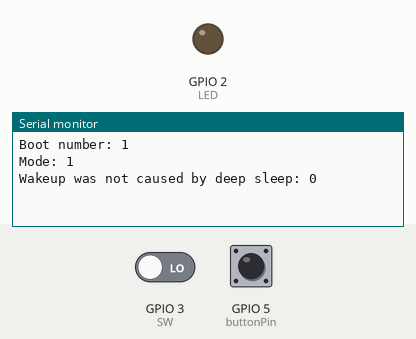
Bench run of a sketch on a simulated ESP32-S2. Parts: output pins drawn as LEDs (lit = HIGH), the last lines printed to the serial monitor. Inputs (shaded band) come from the test bench; at power-on: GPIO 5 (buttonPin) LOW, GPIO 3 (SW) LOW. The local clock reads 2024-03-15 10:24:30 at power-on unless the sketch sets it. At 13.5 s the program puts the board to deep sleep or switches it off; the recording ends there.

Above: at 1.3 s.
1.4 s: GPIO 5 (buttonPin) pulled HIGH for 3.2 s
At 5.7 s:
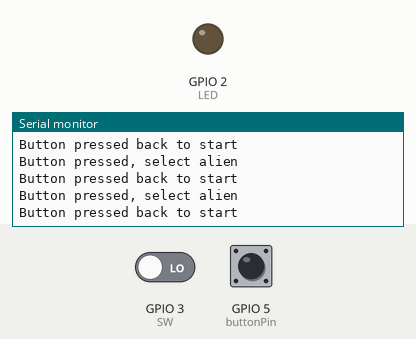
6.1 s: GPIO 3 (SW) driven HIGH and GPIO 5 (buttonPin) driven HIGH
At 6.46 s:
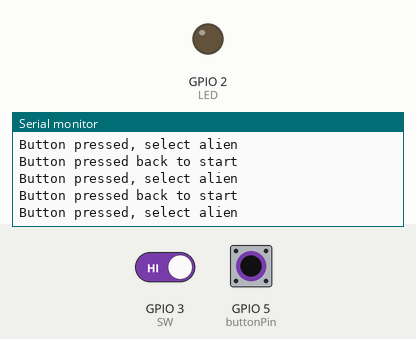
8.0 s: GPIO 5 (buttonPin) driven LOW
At 9.0 s:
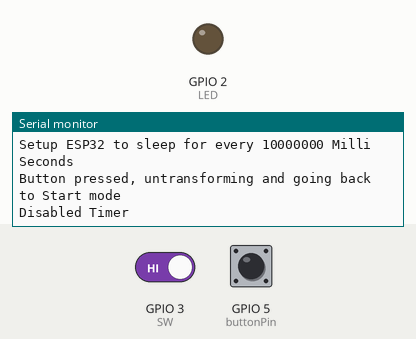

The sketch:

Timer_Wake_Up_Test.ino
```cpp
/* This program tests the ability of the omnitrix to go into deep sleep mode after a short period of time of inactivity and wake up when the transformation time is over
in order to go to the recharging state.

Tested with:
ESP32-S2-DEV
*/

#include <ESP32Time.h>
ESP32Time rtc;

#define uS_TO_S_FACTOR 1000000ULL  /* Conversion factor for micro seconds to seconds */
#define DEEP_SLEEP_TIMER 5000 // 5 sec
uint32_t start; //timer for deep sleep

#define ALIEN_TRANSFORMATION_TIME_TEST 10 //10 sec
#define OMNITRIX_RECHARGE_TIME_TEST 5 //5 sec
#define ALIEN_TRANSFORMATION_TIME_DEFAULT 60 //1 min
#define OMNITRIX_RECHARGE_TIME_DEFAULT 60 //1 min

//Convert timer variables int micro seconds
int transform_time_val = ALIEN_TRANSFORMATION_TIME_TEST * uS_TO_S_FACTOR;
int recharge_time_val = OMNITRIX_RECHARGE_TIME_TEST * uS_TO_S_FACTOR;

//Time variables that are saved in deep sleep mode
RTC_DATA_ATTR uint32_t transformation_start_time;
RTC_DATA_ATTR uint32_t recharging_start_time;

RTC_DATA_ATTR unsigned long millisOffset=0;

RTC_DATA_ATTR int bootCount = 0; //Number of times the system wakes up
RTC_DATA_ATTR int mode = 1; //Omnitrix state

int LED = 2;
const int buttonPin = 5; //Start button
const int SW = 3; //Encoder button

int buttonState = 0; //State of start button
int selectbuttonState = 0; //State of select button

// the setup function runs once when you press reset or power the board or wake up from deep sleep
void setup() {

  Serial.begin(115200);

  //Increment boot number and print it every reboot
  ++bootCount;
  Serial.println("Boot number: " + String(bootCount));
  delay(100);
  Serial.print("Mode: ");
  Serial.println(mode);

  if (bootCount == 1) {
    rtc.setTime(0, 0, 0, 1, 1, 2023);  // 1st Jan 2023 00:00:00
  }

  //The omnitrix will wake up when the button is pressed
  esp_sleep_enable_ext0_wakeup(GPIO_NUM_5,1);

  //initialize inputs and outputs.
  pinMode(LED, OUTPUT);
  pinMode(buttonPin, INPUT);
  pinMode(SW, INPUT);

  //Check the wakeup reason for ESP32
  get_wakeup_reason();

  //reset timer
  start = offsetMillis();
}

// the loop function runs over and over again forever
void loop() {

  //Start mode
  if (mode == 1) {

    //Check if the pushbutton is pressed.
	  buttonState = digitalRead(buttonPin);

    //If it is, then go to Alien Selection mode
    if (buttonState == HIGH) {
      // turn LED on:
      //digitalWrite(LED, HIGH);
      mode = 2;
      delay(200);
      Serial.println("Button pressed, select alien");

      //reset timer
      start = offsetMillis();
    }

    //Check timer for deep sleep
    check_timer();

  //Alien Selection mode
  } else if (mode == 2) {

    mode2();

  //Transormation mode
  } else if (mode == 3) {

    mode3();

  //Recharging mode
  } else if (mode == 4) {

    //Check timer for deep sleep
    check_timer();
  }

}

void mode2() {

  for(;mode == 2;) {

    //Read select button state
    selectbuttonState = digitalRead(SW);

    //If select button is pressed then go to next mode
    if (selectbuttonState == HIGH) {
      mode = 3;
      delay(200);
      Serial.println("Tranformed into alien");

      //Serial.println(rtc.getTime("%A, %B %d %Y %H:%M:%S"));   // (String) returns time with specified format
      Serial.println(rtc.getLocalEpoch()); //Get minutes passed since first boot

      //Configure the wake up source to wake up every time the transfomation is done
      esp_sleep_enable_timer_wakeup(transform_time_val);
      Serial.println("Setup ESP32 to sleep for every " + String(transform_time_val) +
      " Milli Seconds");

      //reset timer
      start = offsetMillis();
      //reset transformation time
      transformation_start_time = offsetMillis();
    }

    //Read start button state
    buttonState = digitalRead(buttonPin);

    // check if start button is pressed. If it is then go to the previous mode
    if (buttonState == HIGH) {
      // turn LED off:
      //digitalWrite(LED, LOW);
      mode = 1;
      delay(200);
      Serial.println("Button pressed back to start");

      //reset timer
      start = offsetMillis();
    }

    //Check timer for deep sleep
    check_timer();

  }

}

void mode3() {

  //Check timer for deep sleep
  check_timer();

  //Read select button state
  selectbuttonState = digitalRead(SW);

  //if encoder button is pressed then go to Start mode
  if (selectbuttonState == HIGH) {

    delay(200);
    mode = 1;
    Serial.println("Button pressed, untransforming and going back to Start mode");

    //Disable waking up by timer
    esp_err_t disable_source = esp_sleep_disable_wakeup_source(ESP_SLEEP_WAKEUP_TIMER);
    Serial.println("Disabled Timer");

    //reset timer
    start = offsetMillis();
    }

}

//Function for saving millis() time over deep sleep
unsigned long offsetMillis()
{
    return millis() + millisOffset;
}

//Check time for deep sleep
void check_timer() {

  //Serial.println(offsetMillis() - start);

  //if the time has passed then go to deep sleep
  if ((offsetMillis() - start) > DEEP_SLEEP_TIMER) {

    Serial.println("Going to sleep");

    esp_deep_sleep_start();
  }
}

void get_wakeup_reason() {

  esp_sleep_wakeup_cause_t wakeup_reason;
  wakeup_reason = esp_sleep_get_wakeup_cause();

  switch(wakeup_reason)
  {
    case ESP_SLEEP_WAKEUP_EXT0 : {

      Serial.println("Wakeup caused by external signal using RTC_IO");

      //If Transformation mode is still in prosses enable again deep sleep timer
      if (mode == 3) {

        //Configure the wake up source to wake up every time the transfomation is done
        esp_sleep_enable_timer_wakeup(transform_time_val);
        Serial.println("Setup ESP32 to sleep for every " + String(transform_time_val) +
        " Milli Seconds");

      }
      //If Recharging mode is still in process enable again deep sleep timer
      else if (mode == 4) {

        //Configure the wake up source to wake up every time the recharge is done
        esp_sleep_enable_timer_wakeup(recharge_time_val);
        Serial.println("Setup ESP32 to sleep for every " + String(recharge_time_val) +
        " Milli Seconds");

      }

      break;
    }
    case ESP_SLEEP_WAKEUP_TIMER : {

      Serial.println("Wakeup caused by timer");

      //Go to recharge mode after transformation time is finished
      if (mode == 3) {

        //Configure the wake up source to wake up every time the recharge is done
        esp_sleep_enable_timer_wakeup(recharge_time_val);
        Serial.println("Setup ESP32 to sleep for every " + String(recharge_time_val) +
        " Milli Seconds");

        //Serial.println(rtc.getTime("%A, %B %d %Y %H:%M:%S"));   // (String) returns time with specified format
        Serial.println(rtc.getLocalEpoch()); //Get minutes passed since first boot

        mode = 4;
        //transform_time_val = ALIEN_TRANSFORMATION_TIME_TEST * uS_TO_S_FACTOR;

        //Go to start mode after recharge timer is finished
        } else if (mode == 4) {

          //Disable waking up by timer
          esp_err_t disable_source = esp_sleep_disable_wakeup_source(ESP_SLEEP_WAKEUP_TIMER);
          Serial.println("Disabled Timer");

          mode = 1;
        }
        break;
      }
    default : Serial.printf("Wakeup was not caused by deep sleep: %d\n",wakeup_reason); break;
  }

}
```

Measured:
- after the input at 1.4 s, the serial monitor: prints a new line after 0.20 s (image 1)
- after the input at 8.0 s, the serial monitor: prints a new line after 0.51 s (image 3)
